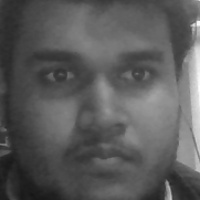
#> input picture Faces/user12.jpg, 200 x 200 px, given in place of the camera
$ jupyter execute --allow-errors 'Facial Recognition.ipynb'
#> lines starting #> are read from the running program, lines starting #| are printed output that depends on the picture; after the words box and inside, x2 and y2 are one past the last pixel; in counts of white or black regions, pixels touching at a corner belong together
[cell 1]
import cv2
import numpy as np
import os

#dirname = 'Faces'
#os.mkdir(dirname)

face_classifier = cv2.CascadeClassifier('Haarcascades/haarcascade_frontalface_default.xml')

def extract_face(img):

    gray = cv2.cvtColor(img, cv2.COLOR_BGR2GRAY)
    faces = face_classifier.detectMultiScale(gray, 1.3, 5)

    if faces is ():
        return None

    for (x, y, w, h) in faces:
        cropped_face = img[y:y+h, x:x+w]

    return cropped_face

cap = cv2.VideoCapture(0)
count = 0

while True:

    ret, frame = cap.read()
#> frame is the input picture: shape (200, 200, 3); min 22, max 255, mean 90.2
    if extract_face(frame) is not None:
#> in extract_face, `faces = face_classifier.detectMultiScale(gray, 1.3, 5)`: faces = [[16, 14, 171, 171]]
#> the loop in extract_face, `for (x, y, w, h) in faces:` made 1 pass
#> pass 1, in extract_face, `cropped_face = img[y:y+h, x:x+w]`:
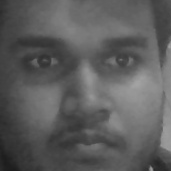
#> cropped_face: shape (171, 171, 3); min 29, max 163, mean 92.4
        count += 1
#> count = 1
        face = cv2.resize(extract_face(frame), (200, 200))
#> the loop in extract_face (call 2), `for (x, y, w, h) in faces:` made 1 pass
        face = cv2.cvtColor(face, cv2.COLOR_BGR2GRAY)
#> face: shape (200, 200)

        file_name_path = './faces/user' + str(count) + '.jpg'
#> file_name_path = './faces/user1.jpg'
        cv2.imwrite(file_name_path, face)

        cv2.putText(face, str(count), (50, 50), cv2.FONT_HERSHEY_COMPLEX, 1, (0, 255, 0), 2)
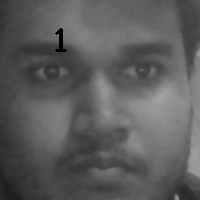
#> face: shape (200, 200); min 0, max 163, mean 92
        cv2.imshow('Face Cropper', face)
        print('Faces Found')

    else:
        print('Face not Found')
        pass

    if cv2.waitKey(1) == 13 or count == 100:
#> (key Esc is pressed here)
        break

cap.release()
cv2.destroyAllWindows()
print('Collecting Samples Complete')

[cell 2]
import cv2
import numpy as np
from os import listdir
from os.path import isfile, join

data_path = 'F:\JN\FaceRecognition\Faces'
onlyfiles = [f for f in listdir(data_path) if isfile(join(data_path, f))]

Training_Data, Labels = [], []

#> (the rest of this cell did not finish here and is left out)

[cell 3]
import cv2
import numpy as np

face_classifier = cv2.CascadeClassifier('Haarcascades/haarcascade_frontalface_default.xml')

def face_detector(img, size = 0.5):
#> called with size = 0.5
    gray = cv2.cvtColor(img, cv2.COLOR_BGR2GRAY)
    faces = face_classifier.detectMultiScale(gray, 1.3, 5)
#> faces = [[16, 14, 171, 171]]
    if faces is ():
        return img, []

    for (x, y, w, h) in faces:
        cv2.rectangle(img, (x,y), (x+w,y+h), (0, 255, 255), 2)
        roi = img[y:y+h, x:x+w]
        roi = cv2.resize(roi, (200, 200))
#> this loop made 1 pass
#> pass 1, in face_detector, `roi = img[y:y+h, x:x+w]`:
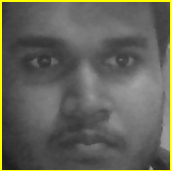
#> roi: shape (171, 171, 3); mean B, G, R 89.7, 98.5, 98.5
#> after the loop:
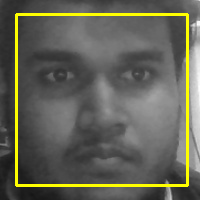
#> img: shape (200, 200, 3); 5.12% of pixels changed, all inside (x1, y1, x2, y2) = (15, 13, 189, 187)

    return img, roi

cap = cv2.VideoCapture(0)

while True:

    ret, frame = cap.read()

    image, face = face_detector(frame)

    try:

        face = cv2.cvtColor(face, cv2.COLOR_BGR2GRAY)
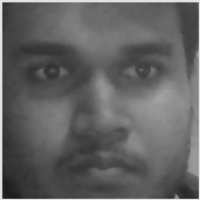
#> face: shape (200, 200); min 29, max 226, mean 97.5
        results = model.predict(face)

        if results[1] < 500:
            confidence = int( 100 * (1 - results[1]/ 400))
            display_string = str(confidence) + '% Confident it is the User'
        cv2.putText(image, dispaly_string, (100, 120), cv2.FONT_HERSHEY_COMPLEX, 1, (255, 120, 150), 2)

        if confidence > 75:
            cv2.putText(image, "UnLocked", (250, 450), cv2.FONT_HERSHEY_COMPLEX, 1, (0, 255, 0), 2)
            cv2.imshow('Face Recognition', image)

        else:
            cv2.putText(image, 'Locked', (250, 450), cv2.FONT_HERSHEY_COMPLEX, 1, (0,0,255), 2)
            cv2.imshow('Face Recognition', image)

    except:
        cv2.putText(image, 'No Face Found', (220, 120), cv2.FONT_HERSHEY_COMPLEX, 1, (0, 0, 255), 2)
        cv2.putText(image, 'Locked', (250, 450), cv2.FONT_HERSHEY_COMPLEX, 1, (0, 0, 255), 2)
        cv2.imshow('Face Recognition', image)
        pass

    if cv2.waitKey(1) == 13:
#> (key Esc is pressed here)
        break

cap.release()
cv2.destroyAllWindows()
